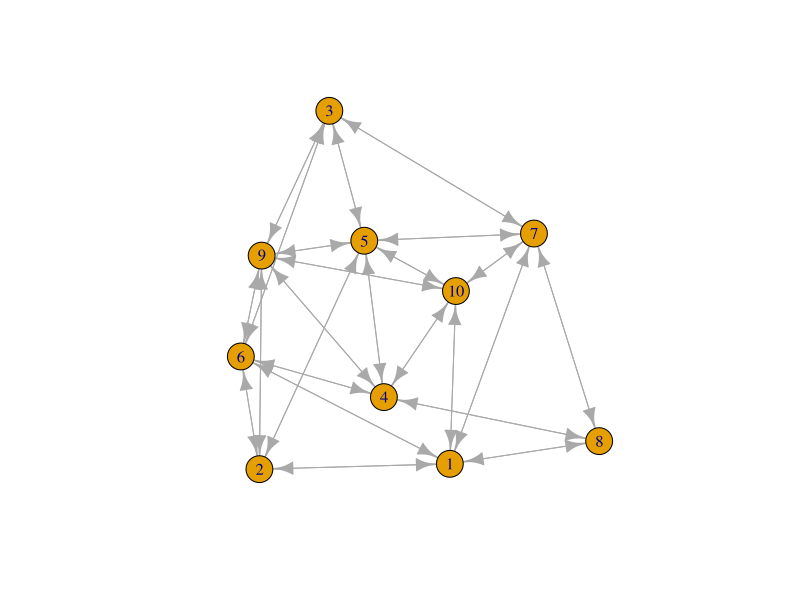
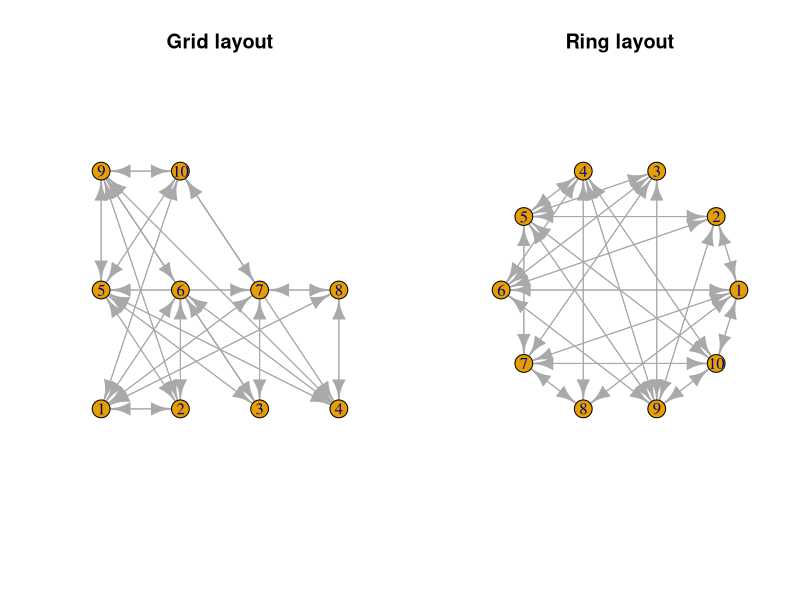
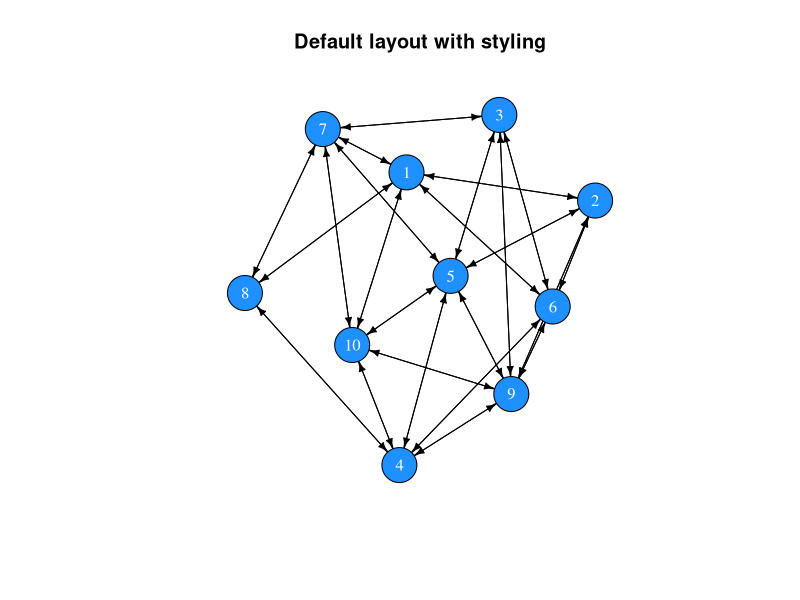
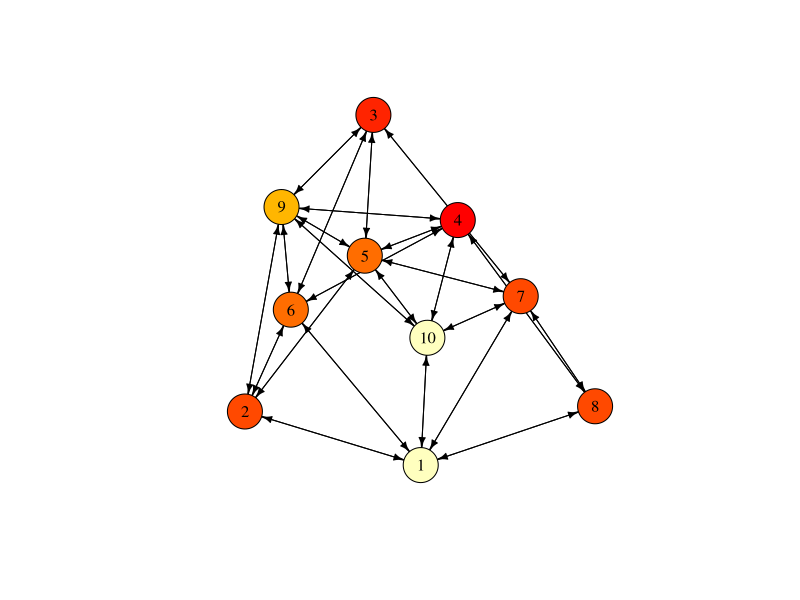
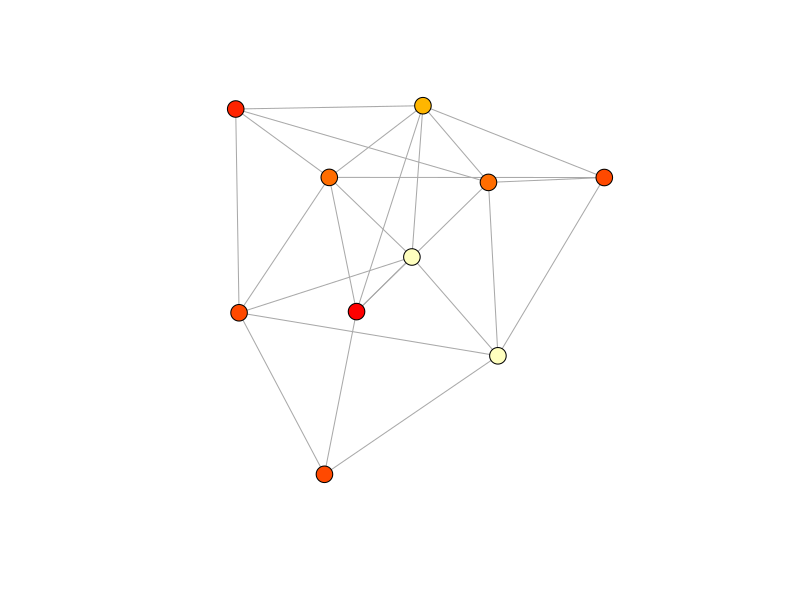
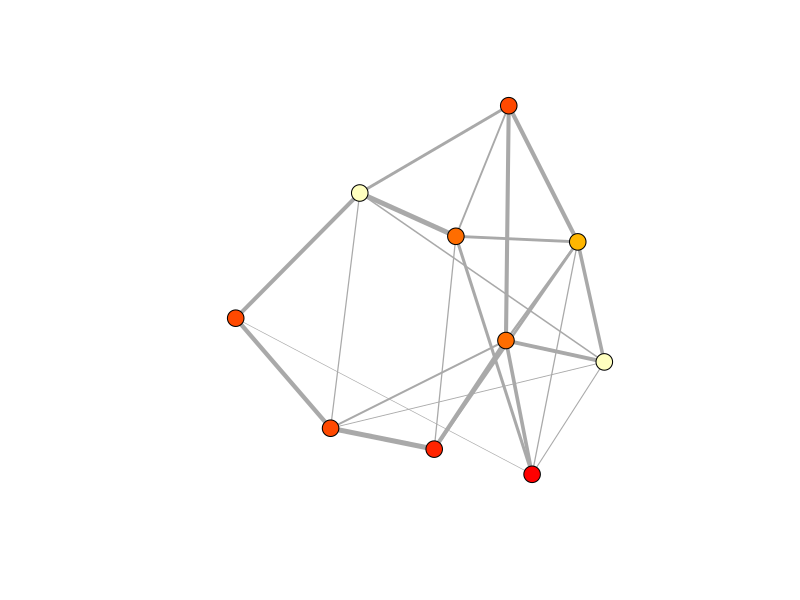
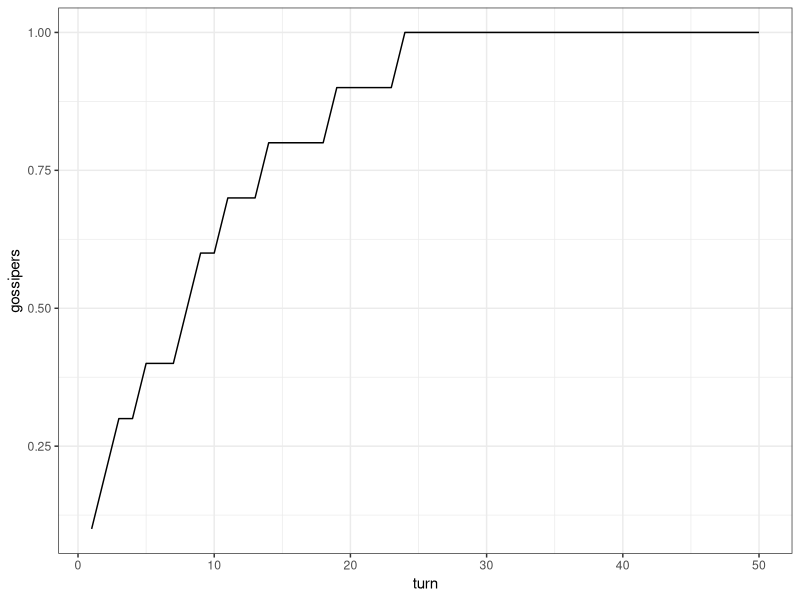
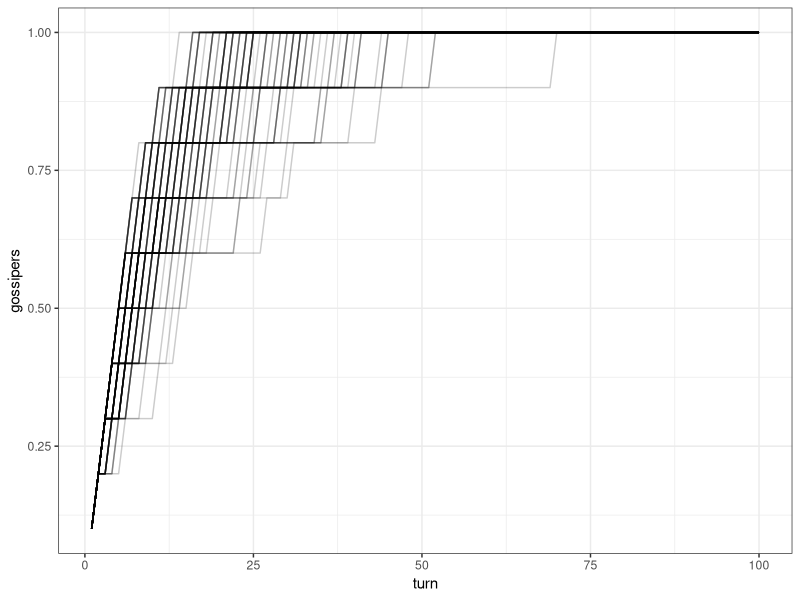

These figures' R source, in order:
## ---- chunk 1
m <- matrix(c(0,1,1, 0,0,1, 1,1,0), nrow=3, byrow=T)
row.names(m) <- c("A","B","C")
colnames(m) <- c("A","B","C")
m
## ---- chunk 2
all(m[upper.tri(m)] == m[lower.tri(m)])
## ---- chunk 3
# Either
m[lower.tri(m)] <- t(m)[lower.tri(m)]
# or use m[2,1] <- 1
m
# Check whether the matrix is symmetric now:
all(m[upper.tri(m)] == m[lower.tri(m)])
## ---- chunk 4
n <- 10
adjm <- matrix(NA, ncol=n, nrow=n)
adjm
## ---- chunk 5
friendshipRatio <- 0.5

adjm[upper.tri(adjm)] <- sample(x = 0:1, 
                                size = n*(n-1)/2, 
                                replace = T, 
                                prob = c(1-friendshipRatio, friendshipRatio))
adjm

# add the mirror image to the lower triangle
adjm[lower.tri(adjm)] <- t(adjm)[lower.tri(adjm)]
adjm

# replace diagonal (these indicate self-references) with zeros
diag(adjm) <- 0
adjm
## ---- chunk 6
library(igraph)
net <- graph_from_adjacency_matrix(adjm)
net
## ---- chunk 7
#set.seed(1)
plot(net)
## ---- chunk 8
par(mfrow=c(1,2))
plot(net, layout=layout.grid(net), main="Grid layout")
plot(net, layout=layout.circle(net), main="Ring layout")
## ---- chunk 9
par(mfrow=c(1,1))
plot(net, 
     vertex.color="dodgerblue", 
     vertex.label.color="white",
     vertex.size=20,
     edge.color="black",
     edge.width=1,
     edge.arrow.size=0.5,
     main="Default layout with styling")
## ---- chunk 10
# There is no age attribute set
V(net)$age

# Add an age attribute and randomly assign an age class
V(net)$age <- sample(x=1:10, size=n, replace=T)

# The network now has an age attribute
V(net)$age

V(net)$colour <- heat.colors(n=10)[V(net)$age]

net
## ---- chunk 11
plot(net, 
     vertex.color=V(net)$colour, 
     vertex.label.color="black",
     vertex.size=20,
     edge.color="black",
     edge.width=1,
     edge.arrow.size=0.5)
## ---- chunk 12
net <- as.undirected(net)
plot(net, 
     vertex.color=V(net)$colour, 
     vertex.label="",
     vertex.size=9,
     edge.width=1,
     edge.arrow.size=0.5)
## ---- chunk 13
# create a copy of the adjacency matrix
adjm2 <- adjm

# draw random values from a uniform distribution and replace the matrix entries that have a value of 1
adjm2[upper.tri(adjm2)] <- runif(n=sum(upper.tri(adjm2))) * adjm2[upper.tri(adjm2)]

# copy the mirror image to the lower triangle
adjm2[lower.tri(adjm2)] <- t(adjm2)[lower.tri(adjm2)]

# create the network
net2 <- graph_from_adjacency_matrix(adjm2, weighted=TRUE, mode="undirected")
net2
## ---- chunk 14
V(net2)$age <- V(net)$age
V(net2)$colour <- V(net)$colour

plot(net2, 
     vertex.color=V(net2)$colour,
     vertex.label="",
     vertex.size=9,
     edge.width=E(net2)$weight*5,
     edge.arrow.size=0.5)
## ---- chunk 15
# vertex information
V(net)

# edge information
E(net)
## ---- chunk 16
# vertex attributes
get.vertex.attribute(graph=net)

# edge attributes
get.edge.attribute(net)
## ---- chunk 17
# vertex count
vcount(net)

# edge count
ecount(net)
## ---- chunk 18
diameter(graph=net)
## ---- chunk 19
# average distance between any dyad
mean_distance(graph=net)
## ---- chunk 20
edge_density(graph=net)
## ---- chunk 21
reciprocity(graph=net)
## ---- chunk 22
transitivity(graph=net)
## ---- chunk 23
# number of edges that connected with each node
degree(graph=net)

# as we have an undirected network, the count of incoming and outgoing edges is identical
identical(degree(graph=net, mode="in"), 
          degree(graph=net, mode="out"))

# we can use the mean of all degree centralities as a general measure for the entire network
mean(degree(graph=net))
## ---- chunk 24
sort(strength(graph=net))
## ---- chunk 25
closeness(graph=net)
## ---- chunk 26
betweenness(graph=net)
## ---- chunk 27
eigen_centrality(graph=net)$vector
## ---- chunk 28
# set up vector that stores whether an individual possesses the latest gossip:
gossip_meter <- rep(F, n)
gossip_meter

# choose a random individual to start gossipping
gossip_meter[sample(x=n, size=1)] <- T
gossip_meter

# choose an individual with gossip
if(sum(gossip_meter)==1){
  gossip_provider <- which(gossip_meter)
} else {
  gossip_provider <- sample(x=which(gossip_meter), size=1)
}

# choose a neighbour in the network
neighbours <- which(adjm[gossip_provider,]==1)

# only execute if there is a neighbour
if(length(neighbours)>0){
  # choose one neighbour if several are present
  if(length(neighbours)==1){
    neighbour <- neighbours
  } else {
    neighbour <- sample(x=neighbours, size=1)
  }
  # update gossip indicator of the neighbour
  gossip_meter[neighbour] <- T
}
gossip_meter
## ---- chunk 29
mySample <- function(x, prob=NULL){
  if(length(x)==1){
    return(x)
  } else {
    return(sample(x=x, size=1, prob=prob))
  }
}
## ---- chunk 30
# total number of turns to loop over
Turns <- 50

# a matrix to record how many individuals have the gossip at time x
res <- data.frame(turn=1:Turns, gossipers=rep(0, Turns))

# set up gossip indicator
gossip_meter <- rep(F, n)

# choose a random individual to start gossipping
gossip_meter[sample(x=n, size=1)] <- T

for(turns in 1:Turns){
  res[turns,2] <- sum(gossip_meter)/n
  # choose an individual with gossip
  gossip_provider <- mySample(which(gossip_meter))
  
  # choose a neighbour in the network
  neighbours <- which(adjm[gossip_provider,]==1)
  
  # only execute if there is a neighbour
  if(length(neighbours)>0){
    # choose one neighbour ...
    neighbour <- mySample(neighbours)
    # and update its gossip indicator
    gossip_meter[neighbour] <- T
  }
}

# have a look at the time course
res$turn

# plot result
library(ggplot2)
ggplot(res) + 
  geom_line(aes(x=turn, y=gossipers)) +
  theme_bw()
## ---- chunk 31
gossip_model <- function(ADJM, TURNS, SIM=1){
  n <- nrow(ADJM)
  # a matrix to record how many individuals have the gossip at time x
  res <- data.frame(turn=1:TURNS, gossipers=rep(0, TURNS))
  # set up gossip indicator
  gossip_meter <- rep(F, n)
  # choose a random individual to start gossipping
  gossip_meter[sample(x=n, size=1)] <- T
  
  for(turns in 1:TURNS){
    res[turns,2] <- sum(gossip_meter)/n
    # choose an individual with gossip
    gossip_provider <- mySample(which(gossip_meter))
    # choose a neighbour in the network
    neighbours <- which(ADJM[gossip_provider,]==1)
    # only execute if there is a neighbour
    if(length(neighbours)>0){
      # choose one neighbour ...
      neighbour <- mySample(neighbours)
      # and update its gossip indicator
      gossip_meter[neighbour] <- T
    }
  }
  res$simulation <- SIM
  return(res)
}
## ---- chunk 32
data <- do.call("rbind", lapply(1:100, function(sim){
  gossip_model(ADJM=adjm, TURNS=100, SIM=sim)
}))
## ---- chunk 33
ggplot(data) + 
  geom_line(aes(x=turn, y=gossipers, group=simulation), alpha=.2) +
  theme_bw()
## ---- chunk 34
createNetwork <- function(N, FRIENDSHIPRATIO){
  adjm <- matrix(0, ncol=N, nrow=N)
  adjm[upper.tri(adjm)] <- sample(x = 0:1, 
                                  size = N*(N-1)/2, 
                                  replace = T, 
                                  prob = c(1-FRIENDSHIPRATIO, FRIENDSHIPRATIO))
  adjm[lower.tri(adjm)] <- t(adjm)[lower.tri(adjm)]
  return(adjm)
}
## ---- chunk 35
adjm_full <- createNetwork(N=n, FRIENDSHIPRATIO=1)

data_full <- do.call("rbind", 
                     lapply(1:100, function(sim){
                       gossip_model(ADJM=adjm_full, TURNS=100, SIM=sim)
                       }
                       )
                     )
## ---- chunk 36
data$type <- "colleague network"
data_full$type <- "fully connected"
data_combined <- rbind(data, data_full)

ggplot(data_combined) + 
  geom_point(aes(x=turn, y=gossipers, color=type), alpha=.05) +
  geom_smooth(aes(x=turn, y=gossipers, color=type)) +
  ylab("Proportion with gossip") +
  theme_bw()
## ---- chunk 37
adjm_colleagues <- createNetwork(N=25, FRIENDSHIPRATIO=.20)
adjm_full <- createNetwork(N=25, FRIENDSHIPRATIO=1)

data_colleagues <- do.call("rbind", lapply(1:100, function(sim){
  gossip_model(ADJM=adjm_colleagues, TURNS=100, SIM=sim)
}))

data_full <- do.call("rbind", lapply(1:100, function(sim){
  gossip_model(ADJM=adjm_full, TURNS=100, SIM=sim)
}))
## ---- chunk 38
data_colleagues$type <- "colleague network"
data_full$type <- "fully connected"
data_combined2 <- rbind(data_full, data_colleagues)

ggplot(data_combined2) + 
  geom_point(aes(x=turn, y=gossipers, color=type), alpha=.05) +
  geom_smooth(aes(x=turn, y=gossipers, color=type)) +
  ylab("Proportion with gossip") +
  theme_bw()
## ---- chunk 39
gossip_model <- function(ADJM, PROP, TURNS, SIM=1){
  n <- nrow(ADJM)
  # set up gossip indicator
  gossip_meter <- rep(F, n)
  # choose a random individual to start gossipping
  gossip_meter[sample(x=n, size=1)] <- T
  
  timestep <- NA
  for(turns in 1:TURNS){
    # record the time step when a defined proportion of the population has the gossip
    if(sum(gossip_meter)/n >= PROP & is.na(timestep)){
      timestep <- turns 
    }
    # choose an individual with gossip
    gossip_provider <- mySample(which(gossip_meter))
    # choose a neighbour in the network
    neighbours <- which(ADJM[gossip_provider,]==1)
    # only execute if there is a neighbour
    if(length(neighbours)>0){
      # choose one neighbour ...
      neighbour <- mySample(neighbours)
      # and update its gossip indicator
      gossip_meter[neighbour] <- T
    }
  }
  # if PROP is not reached, return the maximum value
  if(is.na(timestep)){
    timestep <- TURNS
  }
  return(timestep)
}
## ---- chunk 40
adjm <- createNetwork(N=50, FRIENDSHIPRATIO=.25)
gossip_model(ADJM=adjm, PROP=.75, TURNS=100, SIM=1)
## ---- chunk 41
parameters <- expand.grid(groupSize=c(10,50),#c(10,30,50,70,90),
                          reconnections=c(0,.01,.05,.1,.5,1),
                          repetition=1:50)
tmp <- lapply(1:nrow(parameters), function(p){
  net <- watts.strogatz.game(dim=1, size=parameters[p,"groupSize"], nei=2, p=parameters[p,"reconnections"], loops=F, multiple=F)
  adjm <- get.adjacency(net)
  model <- gossip_model(ADJM=adjm, PROP=.5, TURNS=500, SIM=parameters[p,"repetition"])
  data.frame(time=model, 
             degree=mean(degree(net)), 
             path=average.path.length(net))
})

tmp2 <- do.call("rbind", tmp)
parameters <- cbind(parameters, tmp2)
## ---- chunk 42
library(dplyr)
parameters %>% group_by(groupSize, reconnections) %>% summarise(meanTime=mean(time), 
                                                                meanDegree=mean(degree),
                                                                meanPath=mean(path)) -> data
## ---- chunk 43
parameters$groupSize <- factor(parameters$groupSize)

ggplot(parameters, aes(x=reconnections, y=degree, col=groupSize)) + 
  geom_point() + 
  xlab("Prob. of reconnection") +
  ylab("Average Degree") +
  theme_bw()
## ---- chunk 44
ggplot(parameters, aes(x=reconnections, y=path, col=groupSize)) + 
  geom_point() + 
  xlab("Prob. of reconnection") +
  ylab("Average path length") +
  theme_bw()
## ---- chunk 45
ggplot(parameters, aes(x=path, y=time, col=groupSize)) + 
  geom_point(alpha=.33) + 
  xlab("Average path length") +
  ylab("Time") +
  theme_bw()
## ---- chunk 46
informationSpread <- function(ADJM, MODE="simple", ROUNDS=100, CONTACTS=1){
  N <- nrow(ADJM)
  
  # set up behaviour
  behaviour <- rep(F, N)
  behaviour[sample(N,size=10)] <- T
  
  # recording data
  fraction <- rep(0, ROUNDS)
  
  # loop
  for(round in 1:ROUNDS){
    # record
    fraction[round] <- sum(behaviour)/N
    
    # pick random individual
    focal <- sample(x=N, size=1)
    # who are its neighbours
    neigh <- adjm[focal, ] == 1
    
    if(sum(behaviour[neigh]) >= CONTACTS){
      behaviour[focal] <- T
    }
    
  }
  return(data.frame(mode=MODE, frac=fraction, round=1:ROUNDS))
}

# Simulations with clustered (lattice) networks
net <- watts.strogatz.game(size=10, dim=2, nei=2, p=.1)
adjm <- as.matrix(get.adjacency(net))
clu <- informationSpread(ADJM=adjm, MODE="simple", ROUNDS=1000, CONTACTS=1)
clu$network <- "clustered"

# Simulations with random (small world) networks
net2 <- erdos.renyi.game(n=100, p.or.m=600, type="gnm", directed=F, loops=F)
adjm2 <- as.matrix(get.adjacency(net2))
rand <- informationSpread(ADJM=adjm2, MODE="simple", ROUNDS=1000, CONTACTS=1)
rand$network <- "random"

res <- rbind(clu, rand)

ggplot(res) + geom_line(aes(x=round, y=frac, col=network, linetype=mode), size=.9) + theme_bw()
## ---- chunk 47
# for repeated interactions 
informationSpread <- function(NET, MODE="simple", ROUNDS=100, CONTACTS=1){
  if(NET=="clustered"){
    net <- watts.strogatz.game(size=10, dim=2, nei=2, p=.1, loops=F, multiple=F)
  } else if(NET=="random"){
    net <- erdos.renyi.game(n=100, p.or.m=600, type="gnm", directed=F, loops=F)
  }
 adjm <- as.matrix(get.adjacency(net)) 
 
  N <- nrow(adjm)
  
  # set up behaviour
  behaviour <- rep(F, N)
  behaviour[sample(N,size=10)] <- T
  
  # recording data
  fraction <- rep(0, ROUNDS)
  
  # loop
  for(round in 1:ROUNDS){
    # record
    fraction[round] <- sum(behaviour)/N
    
    # pick random individual
    focal <- sample(x=N, size=1)
    # who are its neighbours
    neigh <- adjm[focal, ] == 1
    
    if(sum(behaviour[neigh]) >= CONTACTS){
      behaviour[focal] <- T
    }
    
  }
  return(data.frame(network=NET, mode=MODE, frac=fraction, round=1:ROUNDS))
}

# repeated runs
reps <- 10

# simulte complex and simple contagion for clustered networks
set.seed(1110)
clu_simple <- do.call("rbind", lapply(1:reps, function(x) informationSpread(NET="clustered", ROUNDS=1000, CONTACTS=1, MODE="simple")))
clu_comp <- do.call("rbind", lapply(1:reps, function(x) informationSpread(NET="clustered", ROUNDS=1000, CONTACTS=4, MODE="complex")))
clu <- rbind(clu_simple, clu_comp)

# simulte complex and simple contagion for random networks
rand_simple <- do.call("rbind", lapply(1:reps, function(x) informationSpread(NET="random", ROUNDS=1000, CONTACTS=1, MODE="simple")))
rand_comp <- do.call("rbind", lapply(1:reps, function(x) informationSpread(NET="random", ROUNDS=1000, CONTACTS=4, MODE="complex")))
rand <- rbind(rand_simple, rand_comp)

# combine results
res <- rbind(clu, rand)
## ---- chunk 48
ggplot(res) + 
  stat_smooth(aes(x=round, y=frac, col=network, linetype=mode), size=.9, se=T) +
  ylab("Proportion of individuals with information") +
  xlab("Round") + 
  theme_bw()
